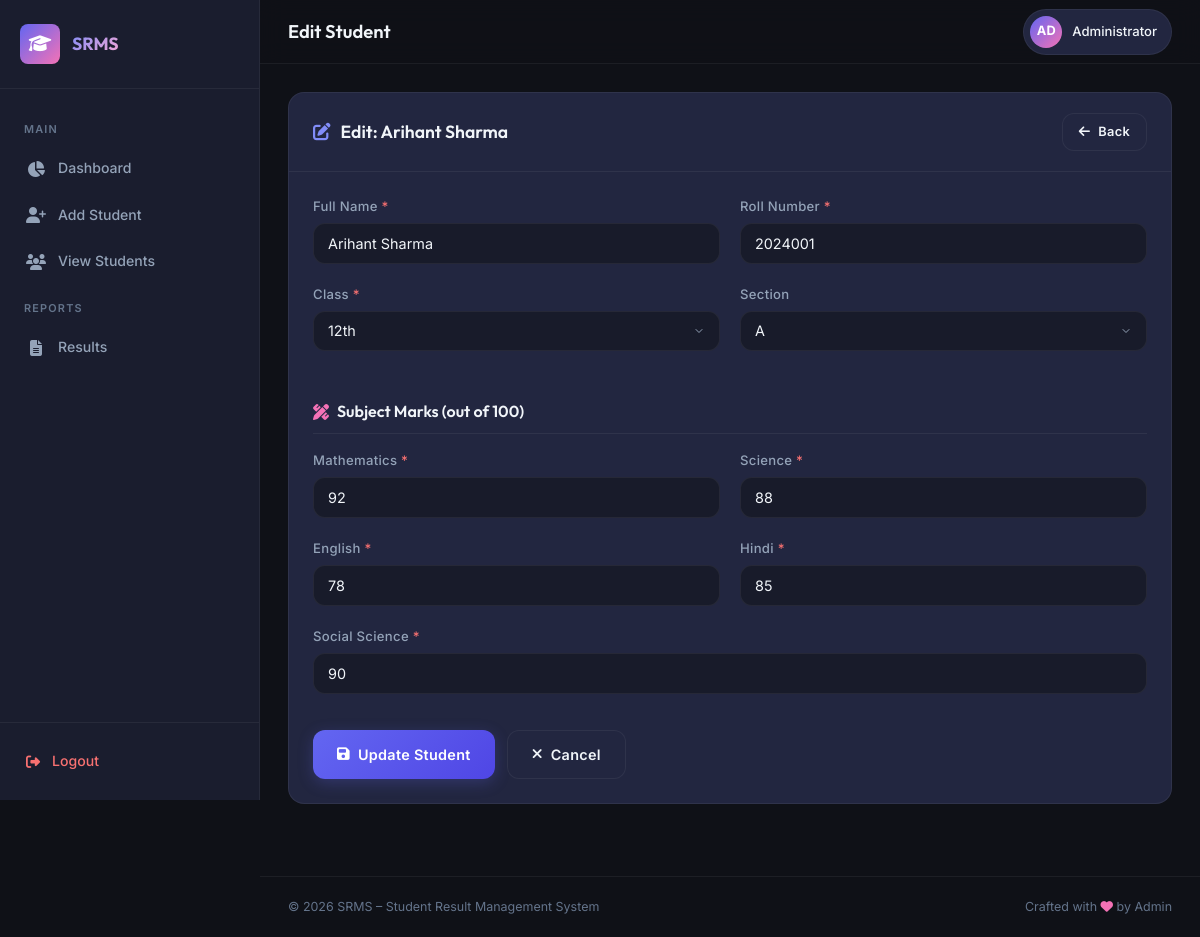
The app's page /edit_student.php?id=1 (signed in) with its own data.
### tables this page shows
CREATE TABLE IF NOT EXISTS students (
    id INT AUTO_INCREMENT PRIMARY KEY,
    name VARCHAR(100) NOT NULL,
    roll_no VARCHAR(20) NOT NULL UNIQUE,
    class VARCHAR(10) NOT NULL,
    section VARCHAR(5) DEFAULT 'A',
    math INT NOT NULL CHECK (math BETWEEN 0 AND 100),
    science INT NOT NULL CHECK (science BETWEEN 0 AND 100),
    english INT NOT NULL CHECK (english BETWEEN 0 AND 100),
    hindi INT NOT NULL CHECK (hindi BETWEEN 0 AND 100),
    social_science INT NOT NULL CHECK (social_science BETWEEN 0 AND 100),
    total INT GENERATED ALWAYS AS (math + science + english + hindi + social_science) STORED,
    percentage DECIMAL(5,2) GENERATED ALWAYS AS ((math + science + english + hindi + social_science) / 5) STORED,
    grade VARCHAR(5) GENERATED ALWAYS AS (
        CASE
            WHEN (math + science + english + hindi + social_science) / 5 >= 90 THEN 'A+'
            WHEN (math + science + english + hindi + social_science) / 5 >= 80 THEN 'A'
            WHEN (math + science + english + hindi + social_science) / 5 >= 65 THEN 'B'
            WHEN (math + science + english + hindi + social_science) / 5 >= 50 THEN 'C'
            ELSE 'F'
        END
    ) STORED,
    created_at TIMESTAMP DEFAULT CURRENT_TIMESTAMP,
    updated_at TIMESTAMP DEFAULT CURRENT_TIMESTAMP ON UPDATE CURRENT_TIMESTAMP
);

### edit_student.php (the view, shortened to what this page needs)
<?php
require_once 'config.php';
$adminName = $_SESSION['admin_name'] ?? 'Admin';
$id = (int)($_GET['id'] ?? 0);
$stmt = $conn->prepare("SELECT * FROM students WHERE id = ?");
$stmt->bind_param("i", $id);
$stmt->execute();
$result = $stmt->get_result();
$student = $result->fetch_assoc();
?>
<!DOCTYPE html>
<html lang="en">
<head>
  <link rel="stylesheet" href="https://cdnjs.cloudflare.com/ajax/libs/font-awesome/6.5.1/css/all.min.css" />
  <link rel="stylesheet" href="css/style.css" />
</head>
<body>
  <div class="app-layout">
    <aside class="sidebar" id="sidebar">
      <div class="sidebar-header">
        <div class="s-logo"><i class="fas fa-graduation-cap"></i></div>
        <span class="s-title">SRMS</span>
      </div>
      <nav class="sidebar-nav">
        <div class="nav-label">Main</div>
        <a href="dashboard.php" class="nav-item"><i class="fas fa-chart-pie"></i> Dashboard</a>
        <a href="add_student.php" class="nav-item"><i class="fas fa-user-plus"></i> Add Student</a>
        <a href="view_students.php" class="nav-item"><i class="fas fa-users"></i> View Students</a>
        <div class="nav-label">Reports</div>
        <a href="result.php" class="nav-item"><i class="fas fa-file-lines"></i> Results</a>
      </nav>
      <div class="sidebar-footer">
        <a href="logout.php" class="nav-item"><i class="fas fa-right-from-bracket"></i> Logout</a>
      </div>
    </aside>
    <div class="main-wrapper">
      <header class="top-header">
        <div class="left">
          <h1 class="page-title">Edit Student</h1>
        </div>
        <div class="right">
          <div class="admin-badge">
            <div class="avatar"><?= strtoupper(substr($adminName, 0, 2)) ?></div>
            <span class="name"><?= htmlspecialchars($adminName) ?></span>
          </div>
        </div>
      </header>
      <main class="page-content">
        <div class="content-card">
          <div class="card-header">
            <h2><i class="fas fa-pen-to-square"></i> Edit: <?= htmlspecialchars($student['name']) ?></h2>
            <a href="view_students.php" class="btn btn-secondary btn-sm"><i class="fas fa-arrow-left"></i> Back</a>
          </div>
          <div class="card-body">
            <form id="editStudentForm" action="edit_student_process.php" method="POST" autocomplete="off">
              <div class="form-row">
                <div class="form-group" id="nameGroup">
                  <label for="studentName">Full Name <span style="color: var(--danger);">*</span></label>
                  <input type="text" id="studentName" name="name" value="<?= htmlspecialchars($student['name']) ?>" />
                </div>
                <div class="form-group" id="rollGroup">
                  <label for="rollNo">Roll Number <span style="color: var(--danger);">*</span></label>
                  <input type="text" id="rollNo" name="roll_no" value="<?= htmlspecialchars($student['roll_no']) ?>" />
                </div>
              </div>
              <div class="form-row">
                <div class="form-group" id="classGroup">
                  <label for="studentClass">Class <span style="color: var(--danger);">*</span></label>
                  <select id="studentClass" name="class">
                    <option value="12th" <?= $student['class'] === '12th' ? 'selected' : '' ?>>12th</option>
                  </select>
                </div>
                <div class="form-group">
                  <label for="section">Section</label>
                  <select id="section" name="section">
                    <option value="A" <?= $student['section'] === 'A' ? 'selected' : '' ?>>A</option>
                  </select>
                </div>
              </div>
              <div class="marks-section-title"><i class="fas fa-pen-ruler"></i> Subject Marks (out of 100)</div>
              <div class="form-row">
                <div class="form-group" id="mathGroup">
                  <label for="math">Mathematics <span style="color: var(--danger);">*</span></label>
                  <input type="number" id="math" name="math" min="0" max="100" value="<?= $student['math'] ?>" />
                </div>
                <div class="form-group" id="scienceGroup">
                  <label for="science">Science <span style="color: var(--danger);">*</span></label>
                  <input type="number" id="science" name="science" min="0" max="100" value="<?= $student['science'] ?>" />
                </div>
              </div>
              <div class="form-row">
                <div class="form-group" id="englishGroup">
                  <label for="english">English <span style="color: var(--danger);">*</span></label>
                  <input type="number" id="english" name="english" min="0" max="100" value="<?= $student['english'] ?>" />
                </div>
                <div class="form-group" id="hindiGroup">
                  <label for="hindi">Hindi <span style="color: var(--danger);">*</span></label>
                  <input type="number" id="hindi" name="hindi" min="0" max="100" value="<?= $student['hindi'] ?>" />
                </div>
              </div>
              <div class="form-row">
                <div class="form-group" id="ssGroup">
                  <label for="socialScience">Social Science <span style="color: var(--danger);">*</span></label>
                  <input type="number" id="socialScience" name="social_science" min="0" max="100" value="<?= $student['social_science'] ?>" />
                </div>
              </div>
              <div class="form-actions mt-2">
                <button type="submit" class="btn btn-primary" style="width:auto;"><i class="fas fa-save"></i> Update Student</button>
                <a href="view_students.php" class="btn btn-secondary"><i class="fas fa-xmark"></i> Cancel</a>
              </div>
            </form>
          </div>
        </div>
      </main>
      <footer class="app-footer">
        <p>&copy; 2026 SRMS – Student Result Management System</p>
        <p>Crafted with <i class="fas fa-heart" style="color: var(--accent);"></i> by Admin</p>
      </footer>
    </div>
  </div>
</body>
</html>

### records on screen
students: name "Arihant Sharma", roll_no "2024001", class "12th", section "A", math "92", science "88", english "78", hindi "85", social_science "90"

### other values on screen
substr($adminName, 0, 2) "AD"
$adminName "Administrator"
